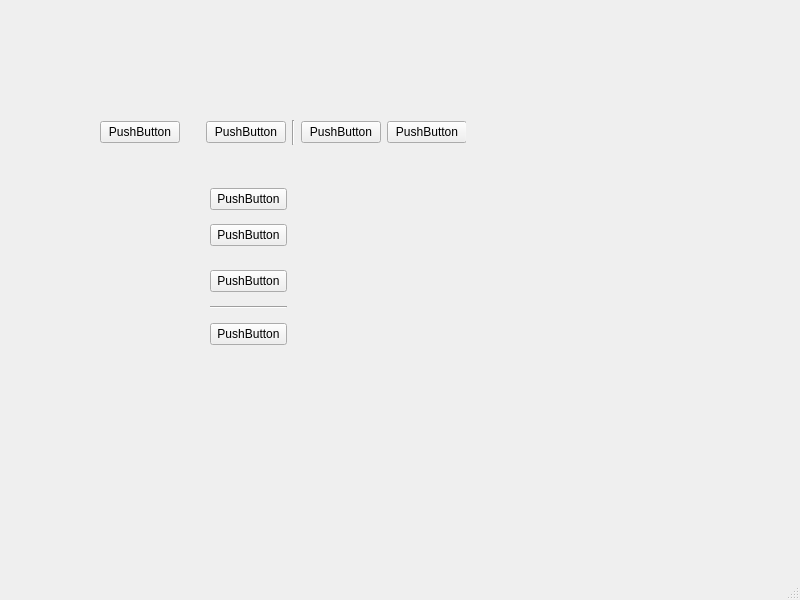
<?xml version="1.0" encoding="UTF-8"?>
<ui version="4.0">
 <class>MainWindow</class>
 <widget class="QMainWindow" name="MainWindow">
  <property name="geometry">
   <rect>
    <x>0</x>
    <y>0</y>
    <width>800</width>
    <height>600</height>
   </rect>
  </property>
  <property name="windowTitle">
   <string>MainWindow</string>
  </property>
  <widget class="QWidget" name="centralwidget">
   <widget class="QWidget" name="">
    <property name="geometry">
     <rect>
      <x>100</x>
      <y>120</y>
      <width>366</width>
      <height>25</height>
     </rect>
    </property>
    <layout class="QHBoxLayout" name="horizontalLayout">
     <item>
      <widget class="QPushButton" name="pushButton">
       <property name="text">
        <string>PushButton</string>
       </property>
      </widget>
     </item>
     <item>
      <spacer name="horizontalSpacer">
       <property name="orientation">
        <enum>Qt::Horizontal</enum>
       </property>
       <property name="sizeType">
        <enum>QSizePolicy::Fixed</enum>
       </property>
       <property name="sizeHint" stdset="0">
        <size>
         <width>20</width>
         <height>0</height>
        </size>
       </property>
      </spacer>
     </item>
     <item>
      <widget class="QPushButton" name="pushButton_2">
       <property name="text">
        <string>PushButton</string>
       </property>
      </widget>
     </item>
     <item>
      <widget class="Line" name="line_2">
       <property name="orientation">
        <enum>Qt::Vertical</enum>
       </property>
      </widget>
     </item>
     <item>
      <widget class="QPushButton" name="pushButton_3">
       <property name="text">
        <string>PushButton</string>
       </property>
      </widget>
     </item>
     <item>
      <widget class="QPushButton" name="pushButton_4">
       <property name="text">
        <string>PushButton</string>
       </property>
      </widget>
     </item>
    </layout>
   </widget>
   <widget class="QWidget" name="">
    <property name="geometry">
     <rect>
      <x>210</x>
      <y>180</y>
      <width>77</width>
      <height>178</height>
     </rect>
    </property>
    <layout class="QVBoxLayout" name="verticalLayout">
     <item>
      <widget class="QPushButton" name="pushButton_5">
       <property name="text">
        <string>PushButton</string>
       </property>
      </widget>
     </item>
     <item>
      <widget class="QPushButton" name="pushButton_6">
       <property name="text">
        <string>PushButton</string>
       </property>
      </widget>
     </item>
     <item>
      <spacer name="verticalSpacer">
       <property name="orientation">
        <enum>Qt::Vertical</enum>
       </property>
       <property name="sizeType">
        <enum>QSizePolicy::Fixed</enum>
       </property>
       <property name="sizeHint" stdset="0">
        <size>
         <width>20</width>
         <height>10</height>
        </size>
       </property>
      </spacer>
     </item>
     <item>
      <widget class="QPushButton" name="pushButton_7">
       <property name="text">
        <string>PushButton</string>
       </property>
      </widget>
     </item>
     <item>
      <widget class="Line" name="line">
       <property name="orientation">
        <enum>Qt::Horizontal</enum>
       </property>
      </widget>
     </item>
     <item>
      <widget class="QPushButton" name="pushButton_8">
       <property name="text">
        <string>PushButton</string>
       </property>
      </widget>
     </item>
    </layout>
   </widget>
  </widget>
  <widget class="QMenuBar" name="menubar">
   <property name="geometry">
    <rect>
     <x>0</x>
     <y>0</y>
     <width>800</width>
     <height>23</height>
    </rect>
   </property>
  </widget>
  <widget class="QStatusBar" name="statusbar"/>
 </widget>
 <resources/>
 <connections/>
</ui>
